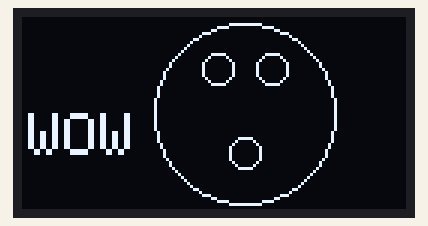
Bench run of a sketch on a simulated Arduino Uno, built with avr-gcc and run on an emulated ATmega328P. Parts: 128×64 one-colour display.

Above: at 0.1 s.
At 1.4 s:
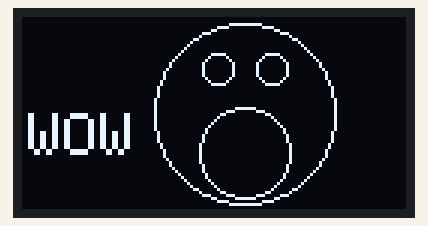

Measured:
- what the display in image 1 shows lasts 0.6 s, from 1.4 s to 2.0 s

The sketch:

255_sol.ino
```cpp
//  including libraries
#include <SPI.h>
#include <Wire.h>
#include <Adafruit_GFX.h>
#include <Adafruit_SSD1306.h>

//  screen dimensions
#define SCREEN_WIDTH 128
#define SCREEN_HEIGHT 64

//  creating display object
Adafruit_SSD1306 display(SCREEN_WIDTH, SCREEN_HEIGHT , &Wire , -1);

//  mouth_radius and change value
int mouth_radius = 5;
int change = 1;

void setup()
{
  Serial.begin(115200);

  // initialize with the I2C addr 0x3C
  if (!display.begin(SSD1306_SWITCHCAPVCC, 0x3C))
  {
    Serial.println("Failed");
    while(1);
  }

  // Clear the buffer.
  display.clearDisplay();
}

void loop()
{
  //  clear the display first
  display.clearDisplay();

  //  wow text
  display.setTextSize(2);
  display.setTextColor(WHITE);
  display.setCursor(2, SCREEN_HEIGHT / 2);
  display.println("WOW");

  //outer face
  display.drawCircle((SCREEN_WIDTH / 2) + 10 , SCREEN_HEIGHT / 2 , 30 , WHITE);

  //  left eye
  display.drawCircle(65 , 17 , 5 , WHITE);

  //  right eye
  display.drawCircle(83 , 17 , 5 , WHITE);

  //  mouth
  display.drawCircle(74 , 45 , mouth_radius , WHITE);

  display.display();
  delay(50);

  //  if mouth_radius value is 15, decrement it
  if (mouth_radius  ==  15)
  {
    change = -1;
    delay(500);
  }

  //  if mouth_radius value is 5, increment 1
  else if (mouth_radius  ==  5)
  {
    change = 1;
    delay(500);
  }

  //  change the mouth radius
  mouth_radius = mouth_radius + change;

}
```
